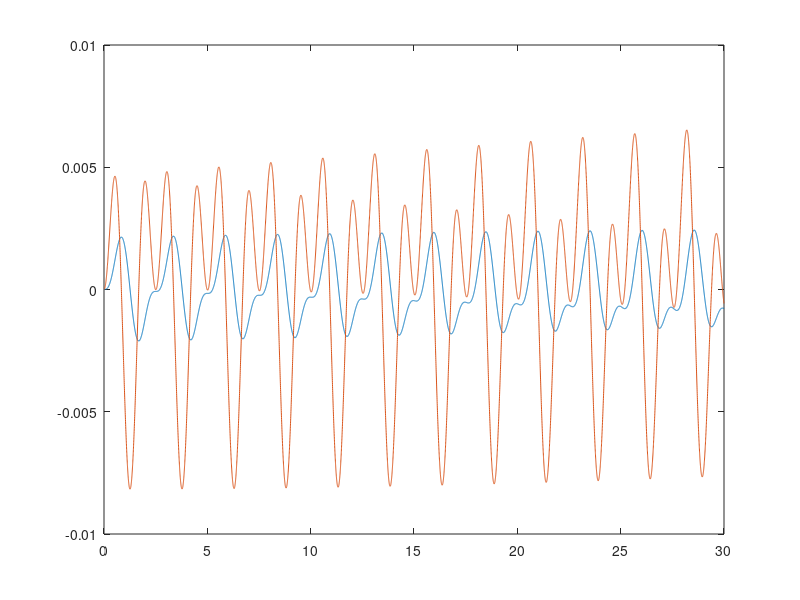

Recreate this plot in MATLAB.
# El ejercicio se encuentra en la guia de estudio, página 107 del pdf
# es un ejercicio de reducción de orden

function ejericicio_reduccion_13


  m = 65; # Aceleracion de la gravedad
  k = 400;   # Longitud del pendulo
  c = 0;
  omega = 5;

  ti = 0.0;  # Tiempo inicial
  tf = 30.0; # Tiempo final
  dt = 0.003;
  t = ti : dt : tf;

  fi = 0;
  dfi = 0;

  A = [0, 1; -k / m, 0];

  y = [fi; dfi];

  for i = 2 : length(t)


    # Calculates slope L1
    yk = y(:, i - 1);
    bk = [0; sin(t(i-1) * omega) / m];
    current_slope = A * yk + bk;

    # Calculates slope L2
    yk_next = dt * current_slope + yk;
    bk_next = [0; sin(t(i) * omega) / m];
    next_slope = A * yk_next + bk_next;

    # Takes the calculates the slope average and uses euler
    slope_average = 0.5 * (current_slope + next_slope);

    y(:, i) = yk + dt * slope_average;
  endfor

  plot(t, y);


endfunction
